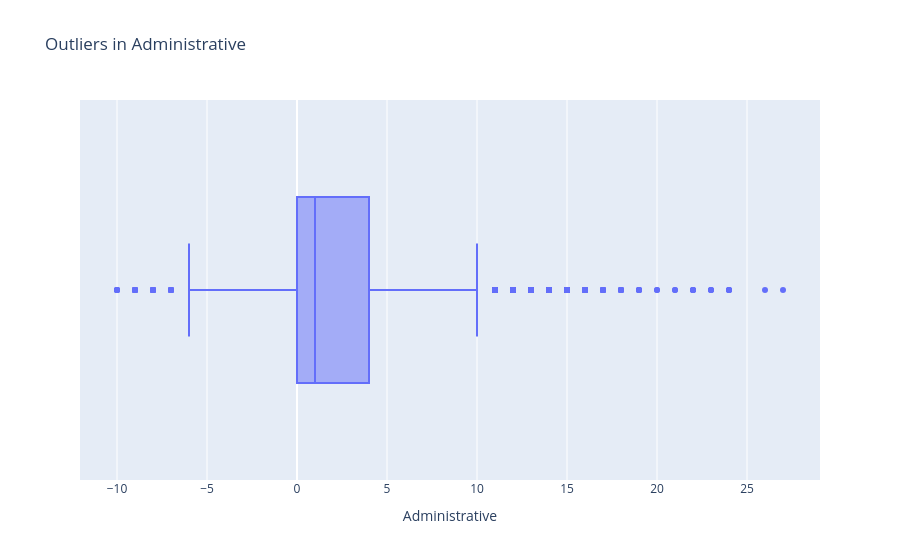

Notebook source saved alongside this figure:
### Code cell
px.box(data_frame=df,x="Administrative", title="Outliers in Administrative")

### Figure 1 — Plotly figure (JSON) as saved in the notebook; plotly's stock layout.template omitted (floating-point values rounded to 4 significant figures; data arrays with more than 128 entries replaced by an {"elided": "..."} marker saying what was removed)
{"data": [{"alignmentgroup": "True", "hovertemplate": "Administrative=%{x}<extra></extra>", "legendgroup": "", "marker": {"color": "#636efa"}, "name": "", "notched": false, "offsetgroup": "", "orientation": "h", "showlegend": false, "type": "box", "x": {"elided": "12330 int values"}, "x0": " ", "xaxis": "x", "y0": " ", "yaxis": "y"}], "layout": {"boxmode": "group", "legend": {"tracegroupgap": 0}, "title": {"text": "Outliers in Administrative"}, "xaxis": {"anchor": "y", "domain": [0, 1], "title": {"text": "Administrative"}}, "yaxis": {"anchor": "x", "domain": [0, 1]}}}
